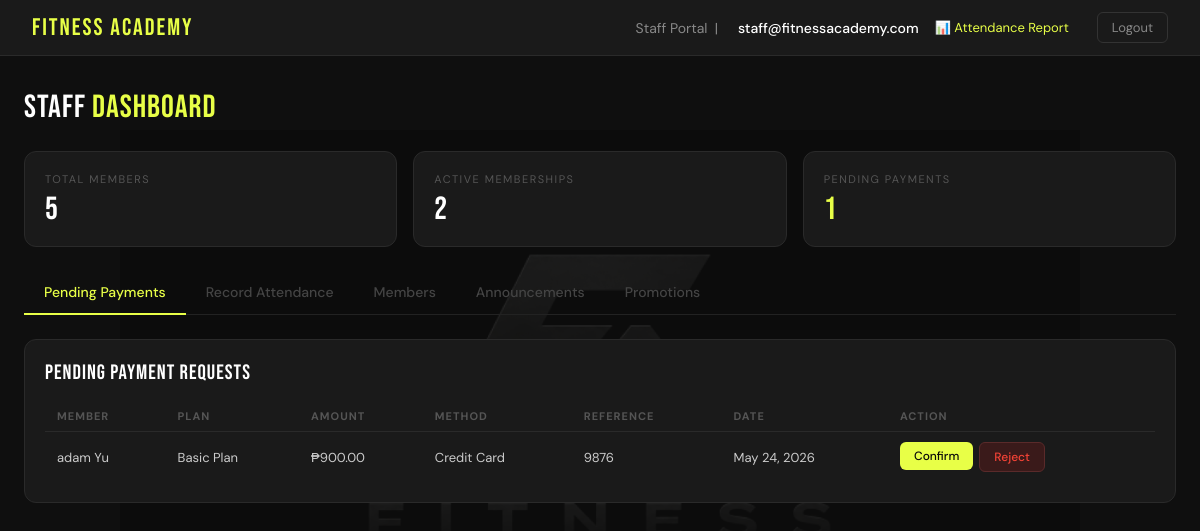
The app's page /staff_dashboard.php (signed in) with its own data.
### tables this page shows
CREATE TABLE `payment` (
  `payment_id` int(11) NOT NULL,
  `subscription_id` int(11) NOT NULL,
  `amount` decimal(10,2) NOT NULL,
  `payment_date` date NOT NULL,
  `payment_method` varchar(50) DEFAULT NULL,
  `status` varchar(20) DEFAULT 'Pending',
  `transaction_reference` varchar(100) DEFAULT NULL
);

CREATE TABLE `members` (
  `member_id` int(11) NOT NULL,
  `first_name` varchar(50) NOT NULL,
  `last_name` varchar(50) NOT NULL,
  `contact_number` varchar(20) DEFAULT NULL,
  `gender` enum('Male','Female','Other') DEFAULT NULL,
  `created_at` timestamp NOT NULL DEFAULT current_timestamp(),
  `profile_photo` varchar(255) DEFAULT NULL
);

CREATE TABLE `membership_plan` (
  `plan_id` int(11) NOT NULL,
  `plan_name` varchar(100) NOT NULL,
  `duration` int(11) NOT NULL,
  `price` decimal(10,2) NOT NULL
);

### staff_dashboard.php (the view, shortened to what this page needs)
<?php include "config.php"; ?>
<?php
$pending_payments = $conn->query("
    SELECT p.payment_id, p.amount, p.payment_date, p.payment_method,
           p.transaction_reference, p.subscription_id,
           m.first_name, m.last_name,
           pl.plan_name, s.start_date, s.end_date
    FROM payment p
    JOIN subscription s ON s.subscription_id = p.subscription_id
    JOIN members m ON m.member_id = s.member_id
    JOIN membership_plan pl ON pl.plan_id = s.plan_id
    WHERE p.status = 'pending'
    ORDER BY p.payment_date DESC
");
$total_members  = $conn->query("SELECT COUNT(*) as c FROM members m JOIN user_account u ON u.member_id = m.member_id WHERE u.role = 'member' AND u.is_active = 1")->fetch_assoc()['c'];
$active_members = $conn->query("SELECT COUNT(*) as c FROM subscription WHERE status = 'active'")->fetch_assoc()['c'];
$pending_count  = $conn->query("SELECT COUNT(*) as c FROM payment WHERE status = 'pending'")->fetch_assoc()['c'];
?>
<!DOCTYPE html>
<html>
<head>
    <link rel="stylesheet" href="style.css">
</head>
<body>
<div class="navbar">
    <div class="navbar-logo">Fitness Academy</div>
    <div class="navbar-user">
        Staff Portal &nbsp;|&nbsp; <span><?php echo htmlspecialchars($_SESSION['email']); ?></span>
        <a href="attendance_report.php" style="color:#e8ff47; font-size:13px; text-decoration:none; margin-right:12px;">📊 Attendance Report</a>
        <a href="logout.php" class="logout-btn">Logout</a>
    </div>
</div>
<div class="container">
    <div class="page-title">Staff <span>Dashboard</span></div>
    <div class="grid-3">
        <div class="card">
            <div class="card-title">Total Members</div>
            <div class="card-value"><?php echo $total_members; ?></div>
        </div>
        <div class="card">
            <div class="card-title">Active Memberships</div>
            <div class="card-value"><?php echo $active_members; ?></div>
        </div>
        <div class="card">
            <div class="card-title">Pending Payments</div>
            <div class="card-value" style="color:#e8ff47;"><?php echo $pending_count; ?></div>
        </div>
    </div>
    <div class="tabs">
        <button class="tab active" onclick="switchTab('payments', this)">Pending Payments</button>
        <button class="tab" onclick="switchTab('attendance', this)">Record Attendance</button>
        <button class="tab" onclick="switchTab('members', this)">Members</button>
        <button class="tab" onclick="switchTab('announcements', this)">Announcements</button>
        <button class="tab" onclick="switchTab('promotions', this)">Promotions</button>
    </div>
    <div class="tab-content active" id="tab-payments">
        <div class="card">
            <div class="section-title">Pending Payment Requests</div>
            <?php if ($pending_payments->num_rows > 0): ?>
                <table>
                    <thead><tr><th>Member</th><th>Plan</th><th>Amount</th><th>Method</th><th>Reference</th><th>Date</th><th>Action</th></tr></thead>
                    <tbody>
                        <?php while ($row = $pending_payments->fetch_assoc()): ?>
                            <tr>
                                <td><?php echo htmlspecialchars($row['first_name'] . ' ' . $row['last_name']); ?></td>
                                <td><?php echo htmlspecialchars($row['plan_name']); ?></td>
                                <td>₱<?php echo number_format($row['amount'], 2); ?></td>
                                <td><?php echo htmlspecialchars($row['payment_method']); ?></td>
                                <td><?php echo htmlspecialchars($row['transaction_reference']); ?></td>
                                <td><?php echo date('M d, Y', strtotime($row['payment_date'])); ?></td>
                                <td style="display:flex; gap:6px;">
                                    <form method="POST">
                                        <button type="submit" class="btn btn-confirm">Confirm</button>
                                    </form>
                                    <form method="POST">
                                        <button type="submit" class="btn btn-reject">Reject</button>
                                    </form>
                                </td>
                            </tr>
                        <?php endwhile; ?>
                    </tbody>
                </table>
            <?php else: ?>
                <p style="color:#555; font-size:13px;">No pending payments at the moment.</p>
            <?php endif; ?>
        </div>
    </div>
</div>
</body>
</html>

### style.css (style rules this page uses)
* { box-sizing: border-box; margin: 0; padding: 0; }
body { background: #0f0f0f; color: #fff; font-family: 'DM Sans', sans-serif; min-height: 100vh; }
body::after { content: ''; position: fixed; inset: 0; background: url('fa_logo_long.png') center center no-repeat; background-size: 80%; opacity: 0.2; pointer-events: none; z-index: 0; }
.container { position: relative; z-index: 1; }
.navbar { position: relative; z-index: 2; }
.navbar { background: #1a1a1a; border-bottom: 1px solid #2a2a2a; padding: 0.75rem 2rem; display: flex; justify-content: space-between; align-items: center; }
.navbar-logo { font-family: 'Bebas Neue', sans-serif; font-size: 1.5rem; color: #e8ff47; letter-spacing: 2px; }
.navbar-user { display: flex; align-items: center; gap: 1rem; font-size: 14px; color: #888; }
.navbar-user span { color: #fff; font-weight: 500; }
.logout-btn { background: none; border: 1px solid #333; color: #888; padding: 6px 14px; border-radius: 6px; cursor: pointer; font-family: 'DM Sans', sans-serif; font-size: 13px; text-decoration: none; transition: border-color 0.2s, color 0.2s; }
.container { max-width: 1200px; margin: 2rem auto; padding: 0 1.5rem; }
.page-title { font-family: 'Bebas Neue', sans-serif; font-size: 2rem; color: #fff; letter-spacing: 1px; margin-bottom: 1.5rem; }
.page-title span { color: #e8ff47; }
.grid-3 { display: grid; grid-template-columns: repeat(3, 1fr); gap: 1rem; margin-bottom: 1.5rem; }
.card { background: #1a1a1a; border: 1px solid #2a2a2a; border-radius: 12px; padding: 1.25rem; }
.card-title { font-size: 11px; color: #555; text-transform: uppercase; letter-spacing: 1.5px; margin-bottom: 0.5rem; }
.card-value { font-family: 'Bebas Neue', sans-serif; font-size: 2rem; color: #fff; line-height: 1; }
.section-title { font-family: 'Bebas Neue', sans-serif; font-size: 1.3rem; color: #fff; letter-spacing: 1px; margin-bottom: 1rem; }
table { width: 100%; border-collapse: collapse; font-size: 13px; }
th { text-align: left; padding: 8px 12px; color: #555; font-size: 11px; text-transform: uppercase; letter-spacing: 1px; border-bottom: 1px solid #2a2a2a; }
td { padding: 10px 12px; border-bottom: 1px solid #1f1f1f; color: #ccc; }
tr:last-child td { border-bottom: none; }
.btn { padding: 6px 14px; border-radius: 6px; font-size: 12px; font-weight: 500; cursor: pointer; border: none; font-family: 'DM Sans', sans-serif; transition: opacity 0.2s; }
.btn-confirm { background: #e8ff47; color: #0a0a0a; }
.btn-reject { background: #3a1a1a; color: #f44336; border: 1px solid #5a2a2a; }
.tabs { display: flex; gap: 0; margin-bottom: 1.5rem; border-bottom: 1px solid #222; flex-wrap: wrap; }
.tab { padding: 0.75rem 1.25rem; font-size: 14px; font-weight: 500; color: #444; cursor: pointer; border-bottom: 2px solid transparent; margin-bottom: -1px; background: none; border-top: none; border-left: none; border-right: none; transition: all 0.2s; font-family: 'DM Sans', sans-serif; white-space: nowrap; }
.tab.active { color: #e8ff47; border-bottom-color: #e8ff47; }
.tab-content { display: none; }
.tab-content.active { display: block; }

### records on screen
payment: members.first_name+last_name "adam Yu", membership_plan.plan_name "Basic Plan", amount "900.00", payment_method "Credit Card", transaction_reference "9876", payment_date "May 24, 2026"

### other values on screen
$_SESSION['email'] "staff@fitnessacademy.com"
$total_members "5"
$active_members "2"
$pending_count "1"
